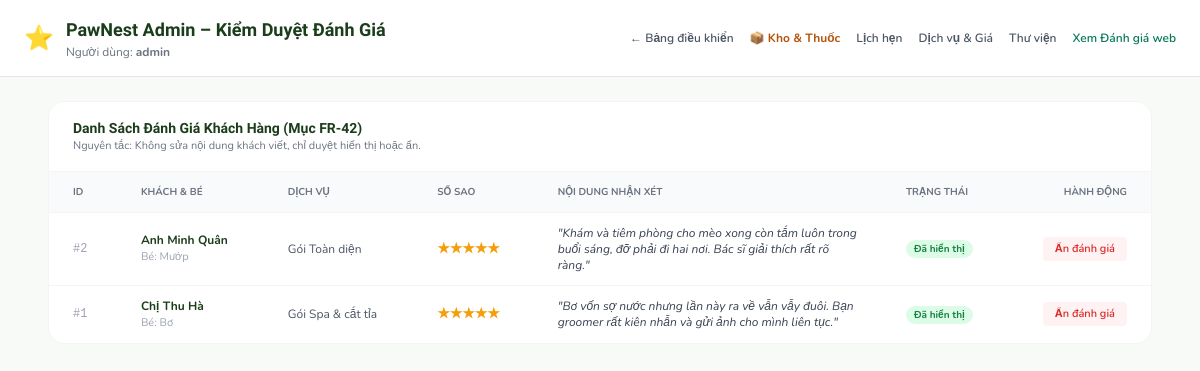
Screenshot of /admin/reviews.php (signed in) with the database file from the repository.
### tables this page shows
CREATE TABLE IF NOT EXISTS reviews (
    id INT AUTO_INCREMENT PRIMARY KEY,
    appointment_id INT NOT NULL UNIQUE,
    rating TINYINT NOT NULL CHECK (
        rating BETWEEN 1 AND 5
    ),
    content TEXT NULL,
    status ENUM('pending', 'approved', 'hidden') NOT NULL DEFAULT 'approved',
    created_at DATETIME DEFAULT CURRENT_TIMESTAMP,
    FOREIGN KEY (appointment_id) REFERENCES appointments(id) ON DELETE CASCADE
);

CREATE TABLE IF NOT EXISTS customers (
    id INT AUTO_INCREMENT PRIMARY KEY,
    full_name VARCHAR(100) NOT NULL,
    phone VARCHAR(15) NOT NULL,
    email VARCHAR(100) NULL,
    password_hash VARCHAR(255) NULL,
    address VARCHAR(255) NULL,
    consent_at DATETIME NULL,
    created_at DATETIME DEFAULT CURRENT_TIMESTAMP,
    INDEX idx_phone (phone)
);

CREATE TABLE IF NOT EXISTS pets (
    id INT AUTO_INCREMENT PRIMARY KEY,
    customer_id INT NOT NULL,
    name VARCHAR(60) NOT NULL,
    species VARCHAR(30) NOT NULL,
    breed VARCHAR(60) NULL,
    birth_date DATE NULL,
    weight_kg DECIMAL(5, 2) NULL,
    note TEXT NULL,
    FOREIGN KEY (customer_id) REFERENCES customers(id) ON DELETE CASCADE,
    INDEX idx_customer (customer_id)
);

CREATE TABLE IF NOT EXISTS services (
    id INT AUTO_INCREMENT PRIMARY KEY,
    name VARCHAR(100) NOT NULL,
    description TEXT NULL,
    duration_min INT NOT NULL DEFAULT 60,
    price DECIMAL(12, 0) NOT NULL,
    is_package TINYINT(1) NOT NULL DEFAULT 0,
    is_active TINYINT(1) NOT NULL DEFAULT 1
);

### admin/reviews.php (the view, shortened to what this page needs)
<?php
$pdo = Database::getConnection();
$reviews = $pdo->query('
    SELECT r.*, a.start_at, c.full_name as customer_name, p.name as pet_name, s.name as service_name
    FROM reviews r
    JOIN appointments a ON r.appointment_id = a.id
    JOIN customers c ON a.customer_id = c.id
    JOIN pets p ON a.pet_id = p.id
    JOIN services s ON a.service_id = s.id
    ORDER BY r.id DESC
')->fetchAll();
?>
<!DOCTYPE html>
<html lang="vi">
<head>
  <script src="https://cdn.tailwindcss.com"></script>
</head>
<body class="bg-[#F8FAF7] text-gray-800 min-h-screen">
  <header class="bg-white border-b border-gray-200 px-6 py-4 flex items-center justify-between sticky top-0 z-30">
    <div class="flex items-center gap-3">
      <span class="text-2xl">⭐</span>
      <div>
        <h1 class="text-lg font-bold text-[#1a3d1a]">PawNest Admin – Kiểm Duyệt Đánh Giá</h1>
        <p class="text-xs text-gray-500">Người dùng: <strong><?= htmlspecialchars($_SESSION['username'] ?? 'Admin') ?></strong></p>
      </div>
    </div>
    <div class="flex items-center gap-4 text-xs font-semibold">
      <a href="/admin/dashboard.php" class="text-gray-600 hover:text-[#1a3d1a]">← Bảng điều khiển</a>
      <a href="/admin/inventory.php" class="text-amber-700 font-bold hover:underline">📦 Kho & Thuốc</a>
      <a href="/admin/appointments.php" class="text-gray-600 hover:text-[#1a3d1a]">Lịch hẹn</a>
      <a href="/admin/services.php" class="text-gray-600 hover:text-[#1a3d1a]">Dịch vụ & Giá</a>
      <a href="/admin/gallery.php" class="text-gray-600 hover:text-[#1a3d1a]">Thư viện</a>
      <a href="/danh-gia.php" target="_blank" class="text-emerald-700 hover:underline">Xem Đánh giá web</a>
    </div>
  </header>
  <main class="max-w-6xl mx-auto p-6 space-y-6">
    <div class="bg-white rounded-2xl border border-gray-100 shadow-xs overflow-hidden">
      <div class="px-6 py-4 border-b border-gray-100 flex items-center justify-between">
        <div>
          <h3 class="font-bold text-sm text-[#1a3d1a]">Danh Sách Đánh Giá Khách Hàng (Mục FR-42)</h3>
          <p class="text-[11px] text-gray-500">Nguyên tắc: Không sửa nội dung khách viết, chỉ duyệt hiển thị hoặc ẩn.</p>
        </div>
      </div>
      <div class="overflow-x-auto">
        <table class="w-full text-xs text-left">
          <thead class="bg-gray-50 text-gray-500 font-semibold uppercase text-[10px] border-b border-gray-100">
            <tr>
              <th class="px-6 py-3">ID</th>
              <th class="px-6 py-3">Khách & Bé</th>
              <th class="px-6 py-3">Dịch vụ</th>
              <th class="px-6 py-3">Số sao</th>
              <th class="px-6 py-3">Nội dung nhận xét</th>
              <th class="px-6 py-3">Trạng thái</th>
              <th class="px-6 py-3 text-right">Hành động</th>
            </tr>
          </thead>
          <tbody class="divide-y divide-gray-100">
            <?php if (empty($reviews)): ?>
              <tr>
                <td colspan="7" class="px-6 py-8 text-center text-gray-400">Chưa có đánh giá nào cần kiểm duyệt trong cơ sở dữ liệu.</td>
              </tr>
            <?php else: ?>
              <?php foreach ($reviews as $r): ?>
                <tr class="hover:bg-gray-50/50">
                  <td class="px-6 py-3 font-mono text-gray-400">#<?= $r['id'] ?></td>
                  <td class="px-6 py-3">
                    <span class="font-bold text-[#1a3d1a] block"><?= htmlspecialchars($r['customer_name']) ?></span>
                    <span class="text-gray-400 text-[11px]">Bé: <?= htmlspecialchars($r['pet_name']) ?></span>
                  </td>
                  <td class="px-6 py-3 text-gray-600"><?= htmlspecialchars($r['service_name']) ?></td>
                  <td class="px-6 py-3 font-bold text-amber-500 text-sm">
                    <?= str_repeat('★', (int)$r['rating']) ?>
                  </td>
                  <td class="px-6 py-3 max-w-xs text-gray-700 italic">
                    "<?= htmlspecialchars($r['content'] ?? '') ?>"
                  </td>
                  <td class="px-6 py-3">
                    <span class="px-2 py-0.5 rounded-full text-[10px] font-bold <?= $r['status'] === 'approved' ? 'bg-green-100 text-green-700' : 'bg-gray-100 text-gray-600' ?>">
                      <?= $r['status'] === 'approved' ? 'Đã hiển thị' : 'Đã ẩn' ?>
                    </span>
                  </td>
                  <td class="px-6 py-3 text-right">
                    <form method="POST" class="inline">
                      <?php if ($r['status'] === 'approved'): ?>
                        <button type="submit" class="px-3 py-1 bg-red-50 hover:bg-red-100 text-red-600 rounded text-[11px] font-semibold cursor-pointer">
                          Ẩn đánh giá
                        </button>
                      <?php endif; ?>
                    </form>
                  </td>
                </tr>
              <?php endforeach; ?>
            <?php endif; ?>
          </tbody>
        </table>
      </div>
    </div>
  </main>
</body>
</html>

### admin/reviews.php (style rules this page uses)
body { font-family: 'Nunito', sans-serif; }
h1, h2, h3 { font-family: 'Baloo 2', cursive, sans-serif; }

### rows the page displays
reviews: id "2", customers.full_name "Anh Minh Quân", pets.name "Mướp", services.name "Gói Toàn diện", rating "★★★★★", content "Khám và tiêm phòng cho mèo xong còn tắm luôn trong buổi sáng, đỡ phải đi hai nơi. Bác sĩ giải thích rất rõ ràng.", status "Đã hiển thị"
reviews: id "1", customers.full_name "Chị Thu Hà", pets.name "Bơ", services.name "Gói Spa & cắt tỉa", rating "★★★★★", content "Bơ vốn sợ nước nhưng lần này ra về vẫn vẫy đuôi. Bạn groomer rất kiên nhẫn và gửi ảnh cho mình liên tục.", status "Đã hiển thị"

### other values shown
$_SESSION['username'] "admin"
